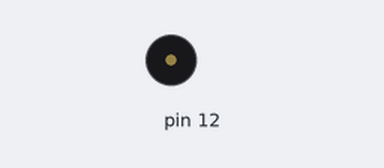
A sketch run on a simulated Arduino Uno, built with avr-gcc and run on an emulated ATmega328P. Parts: buzzer (waves = sounding).

Above: at 0.1 s.
At 0.6 s:
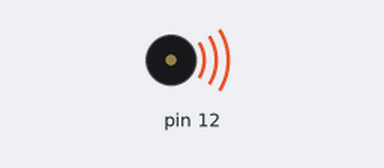
Timing chart, 0 to 2.1 s (numbered marks = the images above):
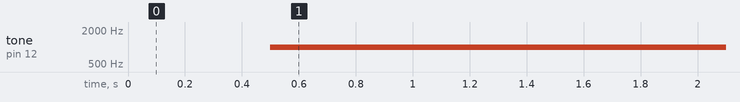

Measured:
- by itself, tone on pin 12: silent → 1000 Hz at 0.50 s

The sketch:

motor.ino
```cpp
// const int inputPin1 = A2;  // Pin 15 of L293D IC
// const int inputPin2 = A3;  // Pin 10 of L293D IC
//                            //Motor B
// const int inputPin3 = 9;   // Pin  7 of L293D IC
// const int inputPin4 = 4;   // Pin  2 of L293D IC
// int EN1 = 6;               // Pin 1 of L293D IC
// int EN2 = 5;
void setup() {
  // pinMode(EN1, OUTPUT);  // where the motor is connected to
  // // pinMode(EN2, OUTPUT);  // where the motor is connected to
  // pinMode(inputPin1, OUTPUT);
  // pinMode(inputPin2, OUTPUT);
  // // pinMode(inputPin3, OUTPUT);Z
  // // pinMode(inputPin4, OUTPUT);
  // analogWrite(EN1, 100);  //sets the motors speed
  // analogWrite(EN2, 100);
}

void loop() {
  delay(500);
  tone(12, 1000);
  // delay(100);
  // noTone(12);
  // digitalWrite(inputPin1, HIGH);
  // digitalWrite(inputPin2, LOW);
  // // digitalWrite(inputPin3, HIGH);
  // // digitalWrite(inputPin4, LOW);
  // delay(200);
  // digitalWrite(inputPin1, LOW);
  // digitalWrite(inputPin2, HIGH);
  // // digitalWrite(inputPin3, LOW);
  // // digitalWrite(inputPin4, HIGH);
  // delay(200);
}
```
